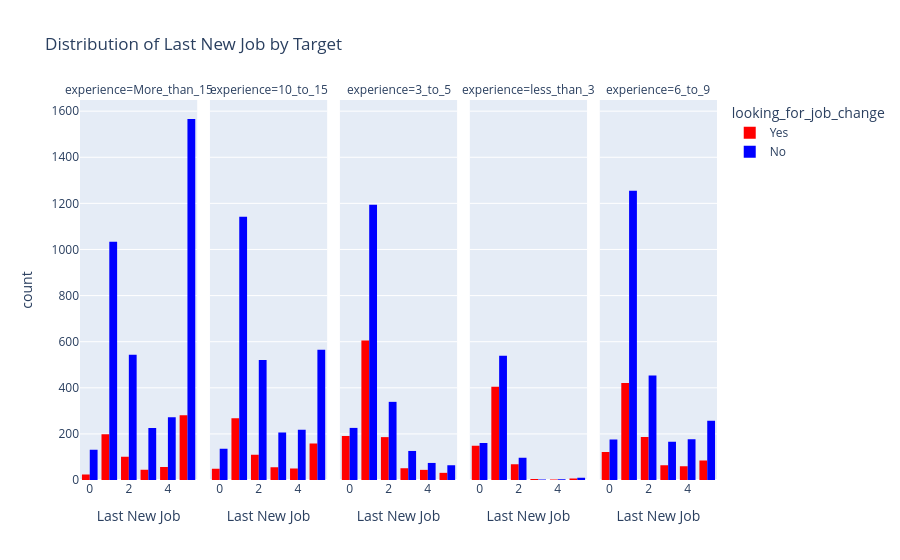

Source (notebook cell):
### Markdown cell above
## Visualization

### Code cell
plt.figure(figsize=(10, 8))
px.histogram(data, x='last_new_job', color='looking_for_job_change', facet_col = 'experience',
             title='Distribution of Last New Job by Target', 
             color_discrete_sequence=['red','blue'], 
             barmode='group', 
             labels={'last_new_job': 'Last New Job', 'target': 'Target'})

### Figure 1 — Plotly figure (JSON) as saved in the notebook; plotly's stock layout.template omitted (floating-point values rounded to 4 significant figures; data arrays with more than 128 entries replaced by an {"elided": "..."} marker saying what was removed)
{"data": [{"alignmentgroup": "True", "bingroup": "x", "hovertemplate": "looking_for_job_change=Yes<br>experience=More_than_15<br>Last New Job=%{x}<br>count=%{y}<extra></extra>", "legendgroup": "Yes", "marker": {"color": "red", "pattern": {"shape": ""}}, "name": "Yes", "offsetgroup": "Yes", "orientation": "v", "showlegend": true, "type": "histogram", "x": {"elided": "704 int values"}, "xaxis": "x", "yaxis": "y"}, {"alignmentgroup": "True", "bingroup": "x", "hovertemplate": "looking_for_job_change=Yes<br>experience=10_to_15<br>Last New Job=%{x}<br>count=%{y}<extra></extra>", "legendgroup": "Yes", "marker": {"color": "red", "pattern": {"shape": ""}}, "name": "Yes", "offsetgroup": "Yes", "orientation": "v", "showlegend": false, "type": "histogram", "x": {"elided": "689 int values"}, "xaxis": "x2", "yaxis": "y2"}, {"alignmentgroup": "True", "bingroup": "x", "hovertemplate": "looking_for_job_change=Yes<br>experience=3_to_5<br>Last New Job=%{x}<br>count=%{y}<extra></extra>", "legendgroup": "Yes", "marker": {"color": "red", "pattern": {"shape": ""}}, "name": "Yes", "offsetgroup": "Yes", "orientation": "v", "showlegend": false, "type": "histogram", "x": {"elided": "1108 int values"}, "xaxis": "x3", "yaxis": "y3"}, {"alignmentgroup": "True", "bingroup": "x", "hovertemplate": "looking_for_job_change=Yes<br>experience=less_than_3<br>Last New Job=%{x}<br>count=%{y}<extra></extra>", "legendgroup": "Yes", "marker": {"color": "red", "pattern": {"shape": ""}}, "name": "Yes", "offsetgroup": "Yes", "orientation": "v", "showlegend": false, "type": "histogram", "x": {"elided": "634 int values"}, "xaxis": "x4", "yaxis": "y4"}, {"alignmentgroup": "True", "bingroup": "x", "hovertemplate": "looking_for_job_change=Yes<br>experience=6_to_9<br>Last New Job=%{x}<br>count=%{y}<extra></extra>", "legendgroup": "Yes", "marker": {"color": "red", "pattern": {"shape": ""}}, "name": "Yes", "offsetgroup": "Yes", "orientation": "v", "showlegend": false, "type": "histogram", "x": {"elided": "939 int values"}, "xaxis": "x5", "yaxis": "y5"}, {"alignmentgroup": "True", "bingroup": "x", "hovertemplate": "looking_for_job_change=No<br>experience=More_than_15<br>Last New Job=%{x}<br>count=%{y}<extra></extra>", "legendgroup": "No", "marker": {"color": "blue", "pattern": {"shape": ""}}, "name": "No", "offsetgroup": "No", "orientation": "v", "showlegend": true, "type": "histogram", "x": {"elided": "3771 int values"}, "xaxis": "x", "yaxis": "y"}, {"alignmentgroup": "True", "bingroup": "x", "hovertemplate": "looking_for_job_change=No<br>experience=10_to_15<br>Last New Job=%{x}<br>count=%{y}<extra></extra>", "legendgroup": "No", "marker": {"color": "blue", "pattern": {"shape": ""}}, "name": "No", "offsetgroup": "No", "orientation": "v", "showlegend": false, "type": "histogram", "x": {"elided": "2788 int values"}, "xaxis": "x2", "yaxis": "y2"}, {"alignmentgroup": "True", "bingroup": "x", "hovertemplate": "looking_for_job_change=No<br>experience=3_to_5<br>Last New Job=%{x}<br>count=%{y}<extra></extra>", "legendgroup": "No", "marker": {"color": "blue", "pattern": {"shape": ""}}, "name": "No", "offsetgroup": "No", "orientation": "v", "showlegend": false, "type": "histogram", "x": {"elided": "2023 int values"}, "xaxis": "x3", "yaxis": "y3"}, {"alignmentgroup": "True", "bingroup": "x", "hovertemplate": "looking_for_job_change=No<br>experience=less_than_3<br>Last New Job=%{x}<br>count=%{y}<extra></extra>", "legendgroup": "No", "marker": {"color": "blue", "pattern": {"shape": ""}}, "name": "No", "offsetgroup": "No", "orientation": "v", "showlegend": false, "type": "histogram", "x": {"elided": "811 int values"}, "xaxis": "x4", "yaxis": "y4"}, {"alignmentgroup": "True", "bingroup": "x", "hovertemplate": "looking_for_job_change=No<br>experience=6_to_9<br>Last New Job=%{x}<br>count=%{y}<extra></extra>", "legendgroup": "No", "marker": {"color": "blue", "pattern": {"shape": ""}}, "name": "No", "offsetgroup": "No", "orientation": "v", "showlegend": false, "type": "histogram", "x": {"elided": "2484 int values"}, "xaxis": "x5", "yaxis": "y5"}], "layout": {"annotations": [{"font": {}, "showarrow": false, "text": "experience=More_than_15", "x": 0.092, "xanchor": "center", "xref": "paper", "y": 1, "yanchor": "bottom", "yref": "paper"}, {"font": {}, "showarrow": false, "text": "experience=10_to_15", "x": 0.296, "xanchor": "center", "xref": "paper", "y": 1, "yanchor": "bottom", "yref": "paper"}, {"font": {}, "showarrow": false, "text": "experience=3_to_5", "x": 0.5, "xanchor": "center", "xref": "paper", "y": 1, "yanchor": "bottom", "yref": "paper"}, {"font": {}, "showarrow": false, "text": "experience=less_than_3", "x": 0.704, "xanchor": "center", "xref": "paper", "y": 1, "yanchor": "bottom", "yref": "paper"}, {"font": {}, "showarrow": false, "text": "experience=6_to_9", "x": 0.908, "xanchor": "center", "xref": "paper", "y": 1, "yanchor": "bottom", "yref": "paper"}], "barmode": "group", "legend": {"title": {"text": "looking_for_job_change"}, "tracegroupgap": 0}, "title": {"text": "Distribution of Last New Job by Target"}, "xaxis": {"anchor": "y", "domain": [0, 0.184], "title": {"text": "Last New Job"}}, "xaxis2": {"anchor": "y2", "domain": [0.204, 0.388], "matches": "x", "title": {"text": "Last New Job"}}, "xaxis3": {"anchor": "y3", "domain": [0.408, 0.592], "matches": "x", "title": {"text": "Last New Job"}}, "xaxis4": {"anchor": "y4", "domain": [0.612, 0.796], "matches": "x", "title": {"text": "Last New Job"}}, "xaxis5": {"anchor": "y5", "domain": [0.816, 1], "matches": "x", "title": {"text": "Last New Job"}}, "yaxis": {"anchor": "x", "domain": [0, 1], "title": {"text": "count"}}, "yaxis2": {"anchor": "x2", "domain": [0, 1], "matches": "y", "showticklabels": false}, "yaxis3": {"anchor": "x3", "domain": [0, 1], "matches": "y", "showticklabels": false}, "yaxis4": {"anchor": "x4", "domain": [0, 1], "matches": "y", "showticklabels": false}, "yaxis5": {"anchor": "x5", "domain": [0, 1], "matches": "y", "showticklabels": false}}}
